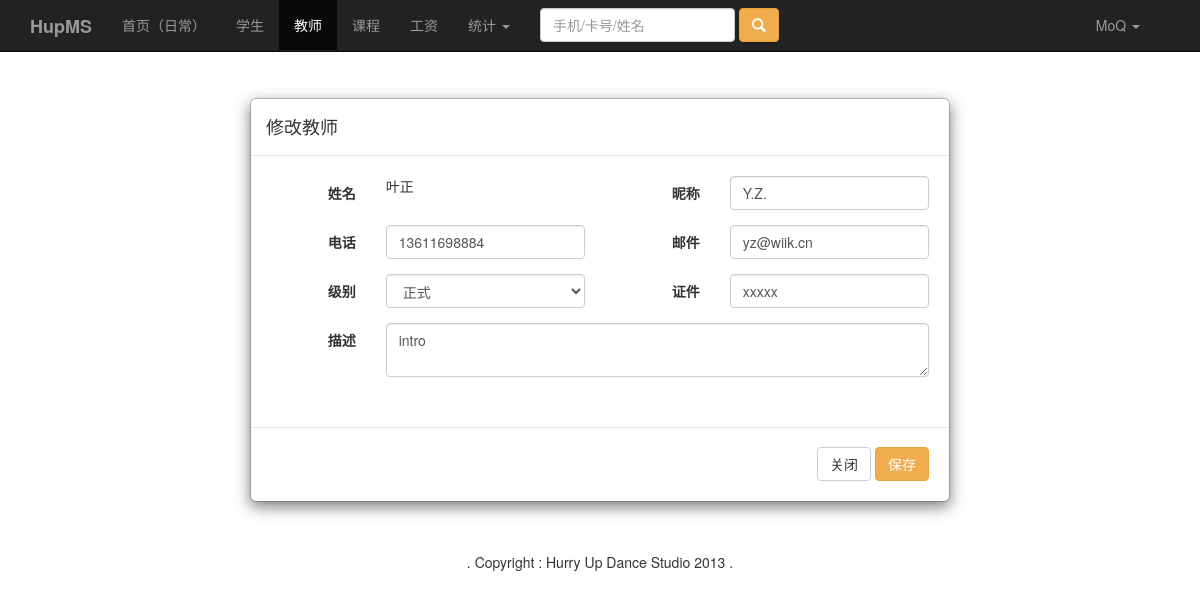
Screenshot of /teacher_update.php?id=2 (signed in) with the database file from the repository.
### tables this page shows
CREATE TABLE IF NOT EXISTS `hupms_teacher` (
  `Id` int(11) NOT NULL AUTO_INCREMENT,
  `Name` varchar(255) DEFAULT NULL,
  `Nickname` varchar(255) DEFAULT NULL,
  `Tel` varchar(255) DEFAULT NULL,
  `Mail` varchar(255) DEFAULT NULL,
  `Level` int(11) DEFAULT NULL,
  `Identity` varchar(255) DEFAULT NULL,
  `Intro` text,
  `Del` int(11) DEFAULT NULL,
  PRIMARY KEY (`Id`)
);

### teacher_update.php (the view, shortened to what this page needs)
<?php
if(!isset($_GET["id"])){
  echo "<SCRIPT language=JavaScript>alert('没设置id，请重新设置');";
  echo "javascript:history.back()</SCRIPT>";
  exit;
}else{
  $id=$_GET["id"];
  $sql="select * from hupms_teacher where Id=$id and Del=0";
  $result=mysql_query($sql);
  $num=mysql_num_rows($result);
  if($num<=0){
    echo "<SCRIPT language=JavaScript>alert('没有您所要找的教师，请重新选择');";
    echo "javascript:history.back()</SCRIPT>";
    exit;
  }else{
    $rs=mysql_fetch_object($result);
  }
}
?>
<!DOCTYPE html>
<html lang="en">
  <?php include("include_head.php"); ?>
  <body>
    <?php include("include_nav.php"); ?>
    <div class="container">
      <div class="modal-dialog">
        <div class="modal-content">
          <div class="modal-header">
            <h4 class="modal-title">修改教师</h4>
          </div>
          <div class="modal-body">
            <form id="tupdate" action="teacher_do.php?a=update&id=<?php echo $rs->Id; ?>" method="post" class="form-horizontal" role="form">
              <div class="form-group">
                <label class="col-sm-2 control-label">姓名</label>
                <div class="col-sm-4">
                  <?php echo $rs->Name; ?>
                </div>
                <label class="col-sm-2 control-label">昵称</label>
                <div class="col-sm-4">
                  <input type="text" class="form-control" id="tnickname" name="tnickname" placeholder="昵称（A.K.A）" value="<?php echo $rs->Nickname; ?>">
                </div>
              </div>
              <div class="form-group">
                <label class="col-sm-2 control-label">电话</label>
                <div class="col-sm-4">
                  <input type="text" class="form-control" id="ttel" name="ttel" placeholder="电话番号" value="<?php echo $rs->Tel; ?>">
                </div>
                <label class="col-sm-2 control-label">邮件</label>
                <div class="col-sm-4">
                  <input type="text" class="form-control" id="tmail" name="tmail" placeholder="电子邮件" value="<?php echo $rs->Mail; ?>">
                </div>
              </div>
              <div class="form-group">
                <label class="col-sm-2 control-label">级别</label>
                <div class="col-sm-4">
                  <select class="form-control" id="tlevel" name="tlevel">
                    <option id="zs" value="1">正式</option>
                  </select>
                </div>
                <label class="col-sm-2 control-label">证件</label>
                <div class="col-sm-4">
                  <input type="text" class="form-control" id="tidentity" name="tidentity" placeholder="身份证/护照" value="<?php echo $rs->Identity; ?>">
                </div>
              </div>
              <div class="form-group">
                <label class="col-sm-2 control-label">描述</label>
                <div class="col-sm-10">
                  <textarea type="text" class="form-control" id="tintro" name="tintro" placeholder="舞种简介之类"><?php echo $rs->Intro; ?></textarea>
                </div>
              </div>
            </form>
          </div>
          <div class="modal-footer">
            <a href="teacher.php"><button type="button" class="btn btn-default">关闭</button></a>
            <button type="button" class="btn btn-warning" onClick="tupdate.submit()">保存</button>
          </div>
        </div>
      </div>
      <br/>
      <div class="footer">
        <p class="text-center">. Copyright : Hurry Up Dance Studio 2013 .</p>
      </div>
    </div>
  </body>
</html>

### css/hup.css (style rules this page uses)
body { padding-top: 68px; }
a { color:#000000; }

### rows the page displays
hupms_teacher: Name "叶正", tnickname "Y.Z.", ttel "13611698884", tmail "yz@wiik.cn", tidentity "xxxxx", tintro "intro"

### other values shown
$_COOKIE["Name"] "MoQ"
